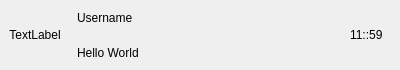
<?xml version="1.0" encoding="UTF-8"?>
<ui version="4.0">
 <class>ChatUserWid</class>
 <widget class="QWidget" name="ChatUserWid">
  <property name="geometry">
   <rect>
    <x>0</x>
    <y>0</y>
    <width>400</width>
    <height>70</height>
   </rect>
  </property>
  <property name="minimumSize">
   <size>
    <width>0</width>
    <height>70</height>
   </size>
  </property>
  <property name="maximumSize">
   <size>
    <width>16777215</width>
    <height>70</height>
   </size>
  </property>
  <property name="windowTitle">
   <string>Form</string>
  </property>
  <layout class="QHBoxLayout" name="horizontalLayout">
   <property name="spacing">
    <number>7</number>
   </property>
   <property name="leftMargin">
    <number>0</number>
   </property>
   <property name="topMargin">
    <number>0</number>
   </property>
   <property name="rightMargin">
    <number>0</number>
   </property>
   <property name="bottomMargin">
    <number>0</number>
   </property>
   <item>
    <widget class="QWidget" name="icon_wid" native="true">
     <property name="minimumSize">
      <size>
       <width>70</width>
       <height>0</height>
      </size>
     </property>
     <property name="maximumSize">
      <size>
       <width>70</width>
       <height>16777215</height>
      </size>
     </property>
     <layout class="QHBoxLayout" name="horizontalLayout_2">
      <property name="spacing">
       <number>0</number>
      </property>
      <property name="leftMargin">
       <number>0</number>
      </property>
      <property name="topMargin">
       <number>0</number>
      </property>
      <property name="rightMargin">
       <number>0</number>
      </property>
      <property name="bottomMargin">
       <number>0</number>
      </property>
      <item>
       <widget class="QLabel" name="icon_lb">
        <property name="minimumSize">
         <size>
          <width>50</width>
          <height>50</height>
         </size>
        </property>
        <property name="maximumSize">
         <size>
          <width>60</width>
          <height>60</height>
         </size>
        </property>
        <property name="text">
         <string>TextLabel</string>
        </property>
        <property name="alignment">
         <set>Qt::AlignmentFlag::AlignCenter</set>
        </property>
       </widget>
      </item>
     </layout>
    </widget>
   </item>
   <item>
    <widget class="QWidget" name="widget_2" native="true">
     <layout class="QVBoxLayout" name="verticalLayout">
      <property name="spacing">
       <number>0</number>
      </property>
      <property name="leftMargin">
       <number>0</number>
      </property>
      <property name="topMargin">
       <number>0</number>
      </property>
      <property name="rightMargin">
       <number>0</number>
      </property>
      <property name="bottomMargin">
       <number>0</number>
      </property>
      <item>
       <widget class="QLabel" name="user_name_lb">
        <property name="text">
         <string>Username</string>
        </property>
       </widget>
      </item>
      <item>
       <widget class="QLabel" name="user_chat_lb">
        <property name="text">
         <string>Hello World</string>
        </property>
       </widget>
      </item>
     </layout>
    </widget>
   </item>
   <item>
    <widget class="QWidget" name="time_wid" native="true">
     <property name="minimumSize">
      <size>
       <width>50</width>
       <height>0</height>
      </size>
     </property>
     <property name="maximumSize">
      <size>
       <width>50</width>
       <height>16777215</height>
      </size>
     </property>
     <layout class="QHBoxLayout" name="horizontalLayout_3">
      <property name="spacing">
       <number>0</number>
      </property>
      <property name="leftMargin">
       <number>0</number>
      </property>
      <property name="topMargin">
       <number>0</number>
      </property>
      <property name="bottomMargin">
       <number>0</number>
      </property>
      <item>
       <widget class="QLabel" name="time_lb">
        <property name="text">
         <string>11::59</string>
        </property>
       </widget>
      </item>
     </layout>
    </widget>
   </item>
  </layout>
 </widget>
 <resources/>
 <connections/>
</ui>
